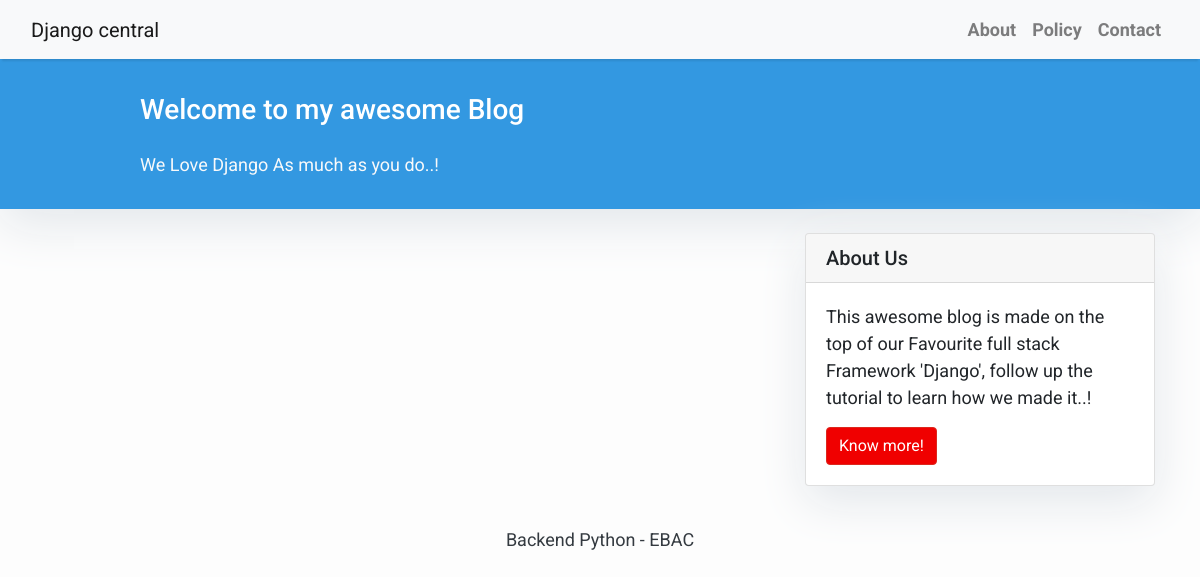
Page /home on the earlier database version.
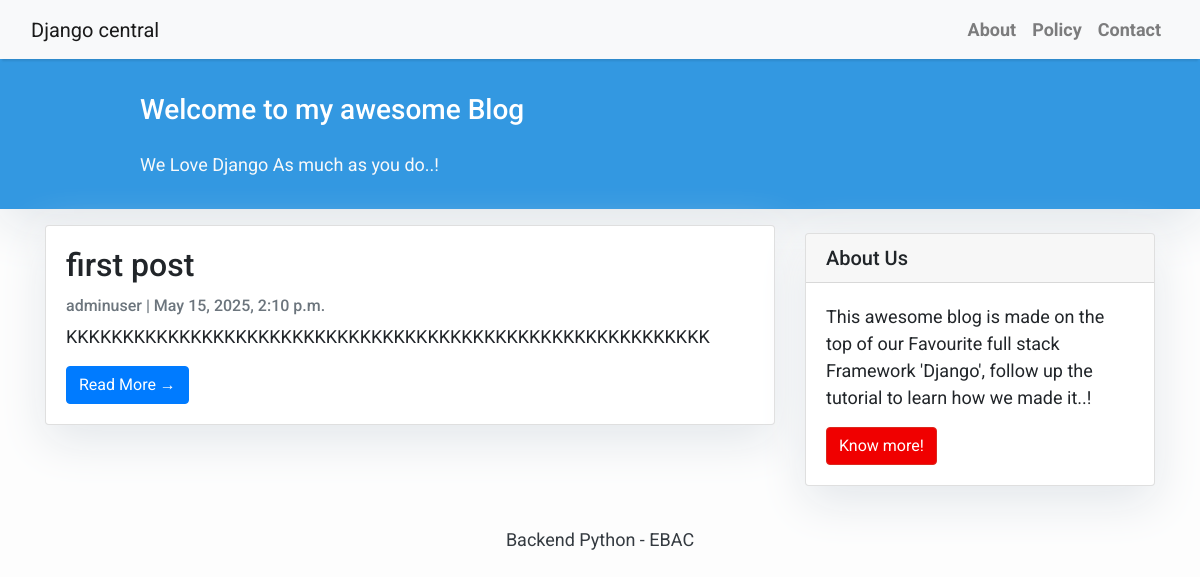
Same page on the later database version.
### blog/models/post.py (models this page shows, shortened)
class Post(models.Model):
    title = models.CharField(max_length=200, unique=True)
    slug = models.SlugField(max_length=200, unique=True)
    author = models.ForeignKey(User, on_delete=models.CASCADE, related_name='blog_posts')
    uptated_on = models.DateTimeField(auto_now=True)
    content = models.TextField()
    created_on = models.DateTimeField(auto_now_add=True)
    status = models.IntegerField(choices=STATUS, default=0)
    class Meta:
        ordering = ['-created_on']

### blog/views/post_view.py (the view)
# urls.py: path('', views.PostView.as_view(), name='home'),
class PostView(ListView):
    queryset = Post.objects.filter(status=1).order_by('-created_on')
    template_name = 'index.html'

### templates/index.html (shortened to what this page needs)
{% extends "base.html" %}
{% block content %}
<header class="masthead">
    <div class="container">
        <div class="row">
            <div class=" col-md-8 col-md-10 mx-auto">
                <div class="site-heading">
                    <h3 class=" site-heading my-4 mt-3 text-white"> Welcome to my awesome Blog </h3>
                    <p class="text-light">We Love Django As much as you do..! &nbsp
                    </p>
                </div>
            </div>
        </div>
    </div>
</header>
<div class="container">
    <div class="row">
        <div class="col-md-8 mt-3 left">
            {% for post in post_list %}
            <div class="card mb-4">
                <div class="card-body">
                    <h2 class="card-title">{{ post.title }}</h2>
                    <p class="card-text text-muted h6">{{ post.author }} | {{ post.created_on}} </p>
                    <p class="card-text">{{post.content|slice:":200" }}</p>
                    <a href="{% url 'post_detail' post.slug  %}" class="btn btn-primary">Read More &rarr;</a>
                </div>
            </div>
            {% endfor %}
        </div>
        {% block sidebar %} {% include 'sidebar.html' %} {% endblock sidebar %}
    </div>
</div>
{%endblock%}

### templates/base.html (shortened to what this page needs)
<!DOCTYPE html>
<html>
    <head>
        <link rel="stylesheet" href="https://maxcdn.bootstrapcdn.com/bootstrap/4.0.0/css/bootstrap.min.css"
 />
    </head>
    <body>
        <nav class="navbar navbar-expand-lg navbar-light bg-light shadow" id="mainNav">
            <div class="container-fluid">
                <a class="navbar-brand" href="{% url 'home' %}">Django central</a>
                <div class="collapse navbar-collapse" id="navbarResponsive">
                    <ul class="navbar-nav ml-auto">
                        <li class="nav-item text-black">
                            <a class="nav-link text-black font-weight-bold" href="#">About</a>
                        </li>
                        <li class="nav-item text-black">
                            <a class="nav-link text-black font-weight-bold" href="#">Policy</a>
                        </li>
                        <li class="nav-item text-black">
                            <a class="nav-link text-black font-weight-bold" href="#">Contact</a>
                        </li>
                    </ul>
                </div>
            </div>
        </nav>
        {% block content %}{% endblock content %}
        <footer class="py-3 bg-grey">
            <p class="m-0 text-dark text-center ">Backend Python - EBAC</p>
        </footer>
    </body>
</html>

### templates/sidebar.html
{% block sidebar %}
<div class="col-md-4 float-right ">
    <div class="card my-4">
        <h5 class="card-header">About Us</h5>
        <div class="card-body">
            <p class="card-text"> This awesome blog is made on the top of our Favourite full stack Framework 'Django',
                follow up the tutorial to learn how we made it..!</p>
            <a href="#" class="btn btn-danger">Know more!</a>
        </div>
    </div>
</div>
{% endblock sidebar %}

### templates/base.html (style rules this page uses)
body { font-family: "Roboto", sans-serif; font-size: 17px; background-color: #fdfdfd; }
.shadow { box-shadow: 0 4px 2px -2px rgba(0, 0, 0, 0.1); }
.btn-danger { color: #fff; background-color: #f00000; border-color: #dc281e; }
.masthead { background: #3398E1; height: auto; padding-bottom: 15px; box-shadow: 0 16px 48px #E3E7EB; padding-top: 10px; }

### templates/index.html (style rules this page uses)
body { font-family: "Roboto", sans-serif; font-size: 18px; background-color: #fdfdfd; }
.card { box-shadow: 0 16px 48px #E3E7EB; }

Differences in the rows shown:
added Post: title "first post", author "adminuser", created_on "May 15, 2025, 2:10 p.m.", content "KKKKKKKKKKKKKKKKKKKKKKKKKKKKKKKKKKKKKKKKKKKKKKKKKKKKKKKKK"
